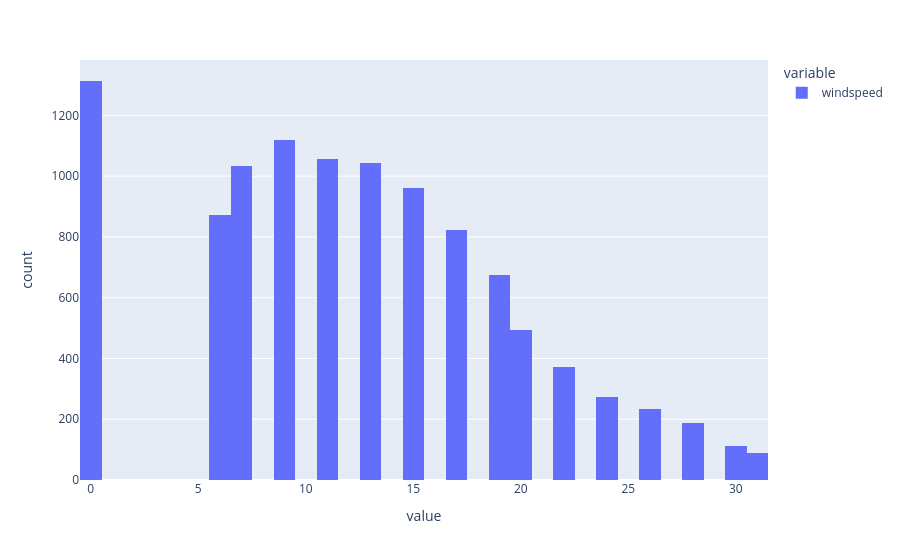

Notebook code for this chart:
### Code cell
fig = px.histogram(df[["windspeed"]])
fig.show()

### Figure 1 — Plotly figure (JSON) as saved in the notebook; plotly's stock layout.template omitted (floating-point values rounded to 4 significant figures; data arrays with more than 128 entries replaced by an {"elided": "..."} marker saying what was removed)
{"data": [{"bingroup": "x", "hovertemplate": "variable=windspeed<br>value=%{x}<br>count=%{y}<extra></extra>", "legendgroup": "windspeed", "marker": {"color": "#636efa", "pattern": {"shape": ""}}, "name": "windspeed", "orientation": "v", "showlegend": true, "type": "histogram", "x": {"elided": "10659 float values"}, "xaxis": "x", "yaxis": "y"}], "layout": {"barmode": "relative", "legend": {"title": {"text": "variable"}, "tracegroupgap": 0}, "margin": {"t": 60}, "xaxis": {"anchor": "y", "domain": [0, 1], "title": {"text": "value"}}, "yaxis": {"anchor": "x", "domain": [0, 1], "title": {"text": "count"}}}}
